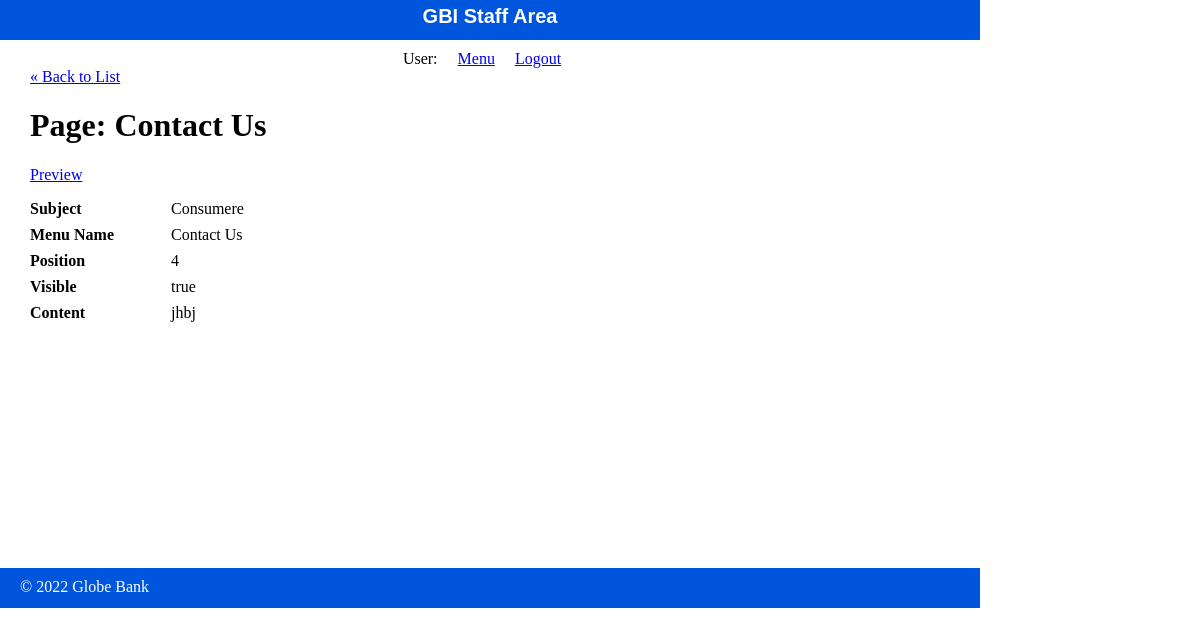
Screenshot of /staff/pages/show.php?id=4 with the database file from the repository.
### tables this page shows
CREATE TABLE `pages` (
  `id` int(11) NOT NULL,
  `subject_id` int(11) DEFAULT NULL,
  `menu_name` varchar(255) DEFAULT NULL,
  `position` int(3) DEFAULT NULL,
  `visible` tinyint(1) DEFAULT NULL,
  `content` text
);

CREATE TABLE `subjects` (
  `id` int(11) NOT NULL,
  `menu_name` varchar(255) DEFAULT NULL,
  `position` int(3) DEFAULT NULL,
  `visible` tinyint(1) DEFAULT NULL
);

### private/functions.php (called while the page is built, shortened)
<?php
function url_for($script_path) {
  return WWW_ROOT . $script_path;
}
function u($string="") {
  return urlencode($string);
}
function h($string="") {
  return htmlspecialchars($string);
}
?>

### private/database.php (called while the page is built, shortened)
<?php
  function db_escape($connection, $string) {
    return mysqli_real_escape_string($connection, $string);
  }
?>

### private/query_functions.php (called while the page is built, shortened)
<?php
  function find_subject_by_id($id, $options=[]) {
    global $db;
    $visible = $options['visible'] ?? false;
    $sql = "SELECT * FROM subjects ";
    $sql .= "WHERE id='" . db_escape($db, $id) . "' ";
    $result = mysqli_query($db, $sql);
    $subject = mysqli_fetch_assoc($result);
    return $subject;
  }
  function find_page_by_id($id, $options=[]) {
    global $db;
    $visible = $options['visible'] ?? false;
    $sql = "SELECT * FROM pages ";
    $sql .= "WHERE id='" . db_escape($db, $id) . "' ";
    $result = mysqli_query($db, $sql);
    $page = mysqli_fetch_assoc($result);
    return $page;
  }
?>

### public/staff/pages/show.php (the view, shortened to what this page needs)
<?php
$id = $_GET['id'] ?? '1';
$page = find_page_by_id($id);
?>
<?php include(SHARED_PATH . '/staff_header.php'); ?>
<div id="content">
  <a class="back-link" href="<?php echo url_for('/staff/pages/index.php'); ?>">&laquo; Back to List</a>
  <div class="page show">
    <h1>Page: <?php echo h($page['menu_name']); ?></h1>
    <div class="actions">
      <a class="action" href="<?php echo url_for('/index.php?id=' . h(u($page['id'])) . '&preview=true'); ?>" target="_blank">Preview</a>
    </div>
    <div class="attributes">
      <?php $subject = find_subject_by_id($page['subject_id']); ?>
      <dl>
        <dt>Subject</dt>
        <dd><?php echo h($subject['menu_name']); ?></dd>
      </dl>
      <dl>
        <dt>Menu Name</dt>
        <dd><?php echo h($page['menu_name']); ?></dd>
      </dl>
      <dl>
        <dt>Position</dt>
        <dd><?php echo h($page['position']); ?></dd>
      </dl>
      <dl>
        <dt>Visible</dt>
        <dd><?php echo $page['visible'] == '1' ? 'true' : 'false'; ?></dd>
      </dl>
      <dl>
        <dt>Content</dt>
        <dd><?php echo h($page['content']); ?></dd>
      </dl>
    </div>
  </div>
</div>
<?php include(SHARED_PATH . '/staff_footer.php'); ?>

### public/css/staff.css (style rules this page uses)
html { height: 100%; width: 100%; }
body { height: 980px; width: 100%; margin: 0; padding: 0; }
#content { width: 920px; min-height: 500px; padding: 0 30px; }
.actions { margin-bottom: 1em; }
dl { clear: both; overflow: hidden; margin: 0.5em 0; }
dt { float: left; font-weight: bold; width: 125px; }
dd { float: left; margin-left: 1em; }

### rows the page displays
pages: menu_name "Contact Us", position "4", content "jhbj"
subjects: menu_name "Consumere"
